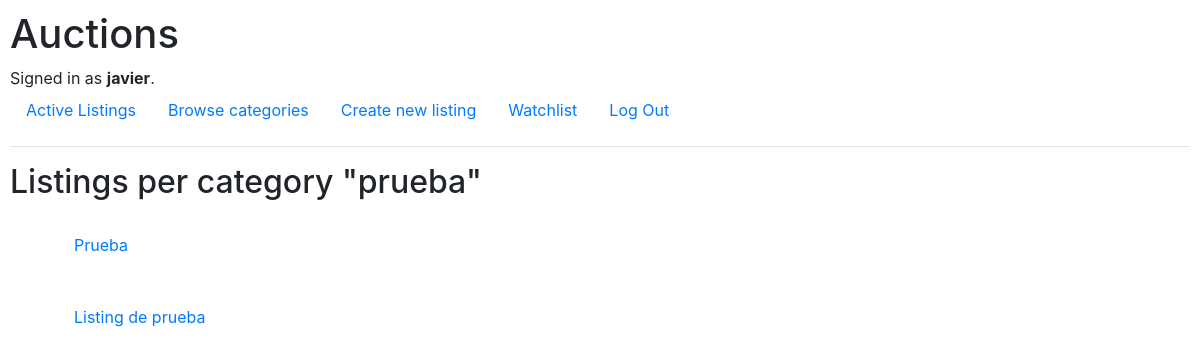
The app's page /category/prueba (signed in) with its own data.
### auctions/models.py (models this page shows)
class User(AbstractUser):
    pass

class Listing(models.Model):
    title = models.CharField(max_length=64)
    description = models.CharField(max_length=512)
    bid = models.DecimalField(max_digits=10, decimal_places=2)
    num_bids = models.IntegerField(null=True)
    category = models.CharField(max_length=64, null=True)
    img_url = models.CharField(max_length=64, null=True)
    highest_bidder_id = models.IntegerField(null=False)
    is_open = models.BooleanField(null=False)
    owner_id = models.IntegerField(null=False)
    winner_id = models.IntegerField(null=True)

### auctions/views.py (the view)
# urls.py: path("category/<str:category>", views.show_category, name="category"),
def show_category(request, category):
    category_listings = Listing.objects.filter(category=category)
    return render(request, 'auctions/category.html', {
        "category_listings": category_listings,
        "category": category
    })

### auctions/templates/auctions/category.html
{% extends "auctions/layout.html" %}
{% load static %}
{% block body %}
    <h2>Listings per category "{{ category }}"</h2>
    <ul style="list-style-type:none;">
    {% for listing in category_listings %}
        <li class="p-4">
            <a href="{% url 'listing-view' listing.id %}">{{ listing.title }}</a>
        </li>
    {% endfor %}
    </ul>
{% endblock %}

### auctions/templates/auctions/layout.html (shortened to what this page needs)
{% load static %}
<!DOCTYPE html>
<html lang="en">
    <head>
        <link rel="stylesheet" href="https://stackpath.bootstrapcdn.com/bootstrap/4.4.1/css/bootstrap.min.css">
        <link href="{% static 'auctions/styles.css' %}" rel="stylesheet">
    </head>
    <body>
        <h1>Auctions</h1>
        <div>
            {% if user.is_authenticated %}
                Signed in as <strong>{{ user.username }}</strong>.
            {% else %}
                Not signed in.
            {% endif %}
        </div>
        <ul class="nav">
            <li class="nav-item">
                <a class="nav-link" href="{% url 'index' %}">Active Listings</a>
            </li>
            <li class="nav-item">
                <a class="nav-link" href="{% url 'categories' %}">Browse categories</a>
            </li>
            {% if user.is_authenticated %}
                <li class="nav-item">
                    <a class="nav-link" href="{% url 'listing' %}">Create new listing</a>
                </li>
                <li class="nav-item">
                    <a class="nav-link" href="{% url 'watchlist' user.id %}">Watchlist</a>
                </li>
                <li class="nav-item">
                    <a class="nav-link" href="{% url 'logout' %}">Log Out</a>
                </li>
            {% endif %}
        </ul>
        <hr>
        {% block body %}
        {% endblock %}
    </body>
</html>

### auctions/static/auctions/styles.css (style rules this page uses)
body { padding: 10px; }

### records on screen
User: username "javier"
Listing: title "Prueba"
Listing: title "Listing de prueba"

### other values on screen
{{ category }} "prueba"
